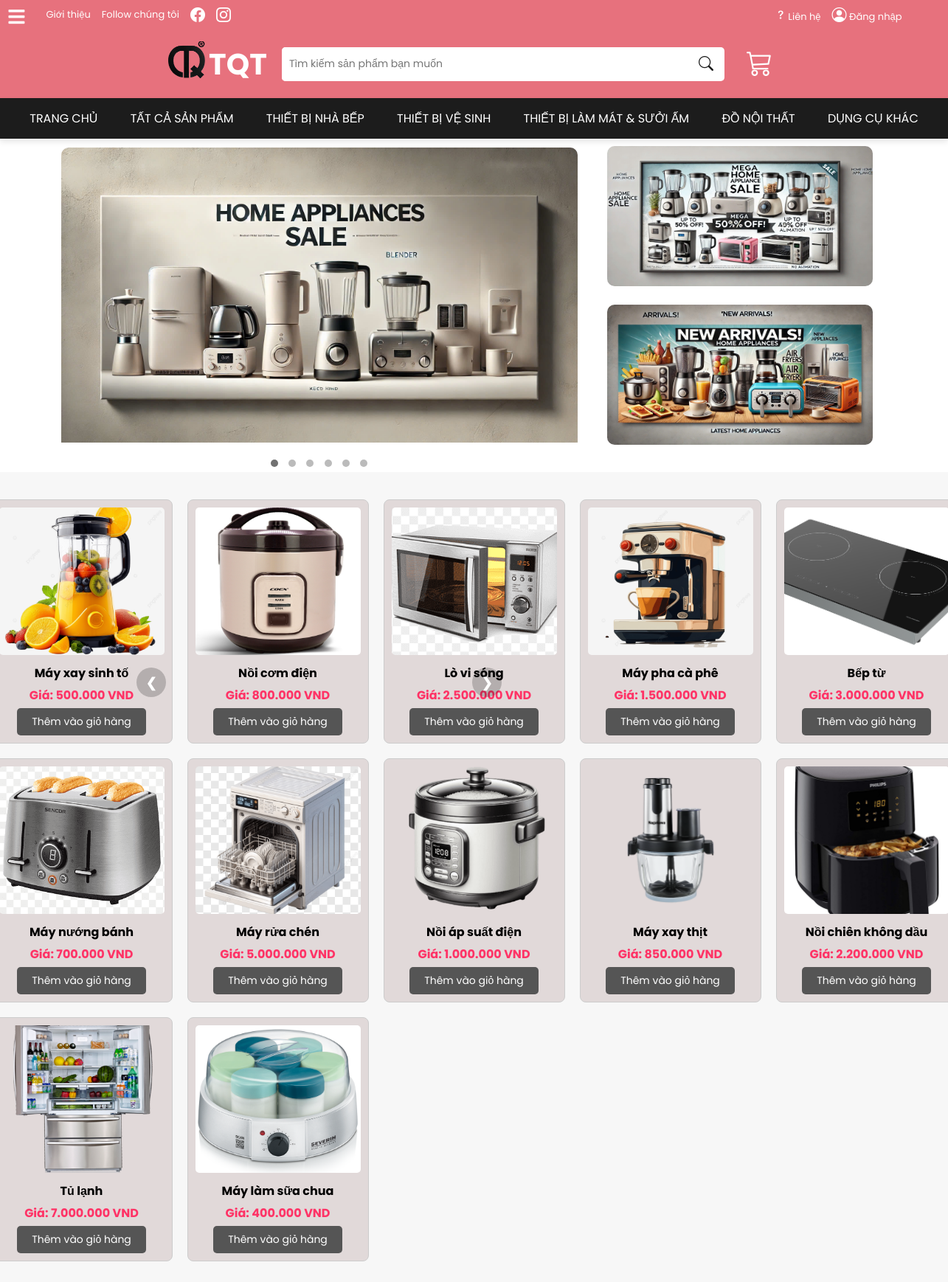
The app's page /php/sp1.php?category=kitchen with its own data.
### tables this page shows
CREATE TABLE `sanpham` (
  `idsp` int(11) NOT NULL,
  `danhmuc` varchar(50) NOT NULL,
  `hinhanh` varchar(300) NOT NULL,
  `tensp` varchar(100) NOT NULL,
  `giasp` float NOT NULL,
  `MoTa` text NOT NULL
);

### php/sp1.php (the view, shortened to what this page needs)
<?php
$servername = "localhost";
$username = "root";
$password = "";
$dbname = "ql_webbanhang";
$conn = new mysqli($servername, $username, $password, $dbname);
$category = isset($_GET['category']) ? $_GET['category'] : '';
$sql = $category ? "SELECT idsp, hinhanh, tensp, giasp FROM sanpham WHERE danhmuc = '$category'" : "SELECT idsp, hinhanh, tensp, giasp FROM sanpham";
$result = $conn->query($sql);
?>
<!DOCTYPE html>
<html lang="vi">
<head>
</head>
<body onload="<?php if (isset($_SESSION['message'])) { echo 'showMessage();'; unset($_SESSION['message']); } ?>">
<?php include 'header.php'; ?>
<?php include 'banner.php'; ?>
    <div class="center-menu">
        <?php if ($result->num_rows > 0): ?>
    <?php while ($row = $result->fetch_assoc()): ?>
        <div class="product">
        <a href="chitietsp.php?id=<?= $row['idsp']; ?>">
        <img src="<?= htmlspecialchars($row['hinhanh']); ?>" alt="<?= htmlspecialchars($row['tensp']); ?>">
    </a>
            <p><?= htmlspecialchars($row['tensp']); ?></p>
            <p class="product-price">Giá: <?= number_format($row['giasp'], 0, ',', '.') . " VND"; ?></p>
            <button class="add-to-cart" onclick="location.href='sp.php?add_to_cart=<?= $row['idsp']; ?>'">Thêm vào giỏ hàng</button>
        </div>
    <?php endwhile; ?>
<?php endif; ?>
    </div>
</body>
</html>

### php/header.php (shortened to what this page needs)
<!DOCTYPE html>
<html lang="en">
<head>
    <link rel="stylesheet" href="https://cdn.jsdelivr.net/npm/bootstrap-icons@1.11.3/font/bootstrap-icons.min.css">
</head>
<body>
    <div class="header-container">
        <div class="header-top">
            <div class="header-left">
                <a href="../php/gioithieu.php" id="click">Giới thiệu</a>
                <span>Follow chúng tôi</span>
                <a href="https://www.facebook.com/ascrea.03"><i class="iconn bi bi-facebook"></i>                </a>
                <a href="https://www.instagram.com/daisyy1110/"><i class="iconn bi bi-instagram"></i></a>
            </div>
            <div class="header-right">
                <a href="../php/lienhe.php" id="click"><i class="iconn bi bi-question"></i>Liên hệ</a>
                <a href="dangnhap.php" id="click"><i class="iconn bi bi-person-circle" ></i>  Đăng nhập</a>
            </div>
        </div>
        <div class="header-middle">
            <div class="logo">
                <a href="../php/home.php"><img src="../image/logo.png" alt="Logo"></a>
                <h2><span><a href="../php/home.php">TQT</a></span></h2>
            </div>
        <div class="search-bar">
            <form action="search.php" method="GET" style="display: flex; width: 100%;">
                <input type="text" name="keyword" placeholder="Tìm kiếm sản phẩm bạn muốn">
                <button type="submit"><i class="iconn bi bi-search"></i></button>
            </form>
        </div>
            <button id="cart" onclick="window.location.href='../php/giohang.php';"><i class="bi bi-cart3"></i></button>
        </div>
<nav class="main-menu">
    <div id="menu-left" class="menu-left">
        <ul>
            <?php include 'menu_left.php'; ?>
        </ul>
    </div>
    <ul>
        <li><a href="../php/trangchu.php">TRANG CHỦ</a></li>
        <li><a href="../php/sp1.php">TẤT CẢ SẢN PHẨM</a>
        </li>
            <li><a href="../php/home.php?category=kitchen">THIẾT BỊ NHÀ BẾP</a></li>
            <li><a href="../php/home.php?category=cleaning">THIẾT BỊ VỆ SINH</a></li>
            <li><a href="../php/home.php?category=climate">THIẾT BỊ LÀM MÁT & SƯỞI ẤM</a></li>
            <li><a href="../php/home.php?category=furniture">ĐỒ NỘI THẤT</a></li>
            <li><a href="../php/home.php?category=other">DỤNG CỤ KHÁC</a></li>
    </ul>
</nav>
    </div>
</body>
</html>

### php/menu_left.php (shortened to what this page needs)
<!DOCTYPE html>
<html lang="vi">
<head>
    <link rel="stylesheet" href="https://cdnjs.cloudflare.com/ajax/libs/font-awesome/5.15.4/css/all.min.css">
</head>
<body>
    <div class="wrapper">
        <label for="btn" class="menu-btn">
            <i class="fas fa-bars"></i>
        </label>
    </div>
</body>
</html>

### php/banner.php (shortened to what this page needs)
<!DOCTYPE html>
<html lang="vi">
<head>
</head>
<body>
<?php
    $sliderImages = [
        "../image/anh1.jpg",
        "../image/anh2.jpg",
        "../image/anh3.jpg",
        "../image/anh4.jpg",
        "../image/anh5.jpg",
        "../image/anh6.jpg"
    ];
    $smallImages = [
        "../image/anhnho1.jpg",
        "../image/anhnho2.jpg"
    ];
?>
<div class="carousel-container">
    <div class="carousel">
        <div class="slides">
            <?php foreach ($sliderImages as $index => $image): ?>
                <div class="slide">
                    <img src="<?php echo $image; ?>" alt="Hình <?php echo $index + 1; ?>" style="width:100%">
                </div>
            <?php endforeach; ?>
        </div>
        <a class="prev" onclick="plusSlides(-1)">&#10094;</a>
        <a class="next" onclick="plusSlides(1)">&#10095;</a>
    </div>
    <div class="small-images-container">
        <?php foreach ($smallImages as $index => $smallImage): ?>
            <div class="small-image">
                <img src="<?php echo $smallImage; ?>" alt="Ảnh nhỏ <?php echo $index + 1; ?>">
            </div>
        <?php endforeach; ?>
    </div>
</div>
<div class="dots">
    <?php for ($i = 1; $i <= count($sliderImages); $i++): ?>
        <span class="dot" onclick="currentSlide(<?php echo $i; ?>)"></span>
    <?php endfor; ?>
</div>
</body>
</html>

### php/sp1.php (style rules this page uses)
body { font-family: Arial, sans-serif; background-color: white; margin: 0; padding: 0; }
.center-menu { padding: 37px 20px 60px; display: grid; grid-template-columns: repeat(5, 1fr); gap: 20px; width: 1350px; justify-self: center; position: relative; }
.product { border: 1px solid #ccc; padding: 10px; text-align: center; background-color: #e1d9d9; border-radius: 8px; transition: transform 0.3s ease, box-shadow 0.3s ease; }
.product img { width: 100%; height: 200px; object-fit: cover; border-radius: 5px; width: 100%; transition: transform 0.3s ease-in-out; }
.product p { margin: 5px 0; font-size: 16px; font-weight: bold; }
.product-price { font-size: 16px; color: #FF3366; font-weight: bold; font-size: 18px; margin-bottom: 15px; }
.add-to-cart { background-color: #555555; color: white; border: none; padding: 8px 20px; cursor: pointer; border-radius: 5px; font-size: 14px; transition: background-color 0.3s ease; }

### php/header.php (style rules this page uses)
* { margin: 0; padding: 0; box-sizing: border-box; }
body { font-family: Arial, sans-serif; background-color: #f7f7f7; z-index: 1000; }
.header-container { background: #E7717D; color: white; display: flex; position: fixed; width: 100%; z-index: 1000; flex-direction: column; align-items: center; }
.header-top { display: flex; justify-content: space-between; width: 100%; max-width: 1200px; padding: 5px 20px; font-size: 13px; }
.header-left, .header-right { display: flex; align-items: center; gap: 15px; }
.header-left a, .header-right a { color: white; text-decoration: none; font-size: 13px; }
.header-middle { display: flex; align-items: center; justify-content: center; width: 100%; max-width: 1200px; padding: 10px 20px; gap: 20px; }
.logo { display: flex; align-items: center; font-weight: bold; font-size: 25px; color: white; }
.logo img { width: 50px; height: 50px; margin-right: 5px; }
.logo h2 span a { color: white; text-decoration: none; font-size: 40px; font-weight: bold; }
.search-bar { display: flex; align-items: center; flex: 1; max-width: 600px; border-radius: 5px; overflow: hidden; background-color: white; }
.search-bar input[type="text"] { width: 100%; padding: 8px 10px; border: none; outline: none; font-size: 14px; }
.search-bar button { padding: 8px 15px; border: none; background-color: transparent; color: #1c1c1c; font-size: 16px; cursor: pointer; display: flex; align-items: center; justify-content: center; }
#cart { background-color: transparent; border: none; color: white; font-size: 35px; cursor: pointer; display: flex; align-items: center; justify-content: center; padding: 10px; }
.iconn { font-size: 20px; }
a#click { color: white; text-decoration: none; }
.main-menu { background-color: #1c1c1c; padding: 0; margin: 0; width: 100%; box-shadow: 0 4px 8px rgba(0, 0, 0, 0.1); }
.main-menu ul { list-style-type: none; padding: 0; margin: 0; text-align: center; }
.main-menu > ul > li { display: inline-block; position: relative; }
.main-menu ul li a { display: block; color: white; text-decoration: none; padding: 15px 20px; font-size: 16px; }
.menu-left { position: fixed; top: 0; left: -250px; width: 250px; height: 100%; background-color: #333; color: white; transition: left 0.3s ease-in-out; padding-top: 20px; z-index: 10; }
.menu-left ul { list-style-type: none; padding: 0; }

### php/menu_left.php (style rules this page uses)
* { margin: 0; padding: 0; box-sizing: border-box; font-family: 'Poppins', sans-serif; }
.wrapper { height: 100%; position: fixed; top: 0; left: 0; z-index: 4; }
.wrapper .menu-btn { position: fixed; color: white; height: 45px; width: 45px; z-index: 3; cursor: pointer; display: flex; align-items: center; justify-content: center; transition: all 0.3s ease; }
.wrapper .menu-btn i { position: absolute; font-size: 25px; transition: all 0.3s ease; }

### records on screen
sanpham: hinhanh (picture), tensp "Máy xay sinh tố", giasp "500.000"
sanpham: hinhanh (picture), tensp "Nồi cơm điện", giasp "800.000"
sanpham: hinhanh (picture), tensp "Lò vi sóng", giasp "2.500.000"
sanpham: hinhanh (picture), tensp "Máy pha cà phê", giasp "1.500.000"
sanpham: hinhanh (picture), tensp "Bếp từ", giasp "3.000.000"
sanpham: hinhanh (picture), tensp "Máy nướng bánh", giasp "700.000"
sanpham: hinhanh (picture), tensp "Máy rửa chén", giasp "5.000.000"
sanpham: hinhanh (picture), tensp "Nồi áp suất điện", giasp "1.000.000"
sanpham: hinhanh (picture), tensp "Máy xay thịt", giasp "850.000"
sanpham: hinhanh (picture), tensp "Nồi chiên không dầu", giasp "2.200.000"
sanpham: hinhanh (picture), tensp "Tủ lạnh", giasp "7.000.000"
sanpham: hinhanh (picture), tensp "Máy làm sữa chua", giasp "400.000"
